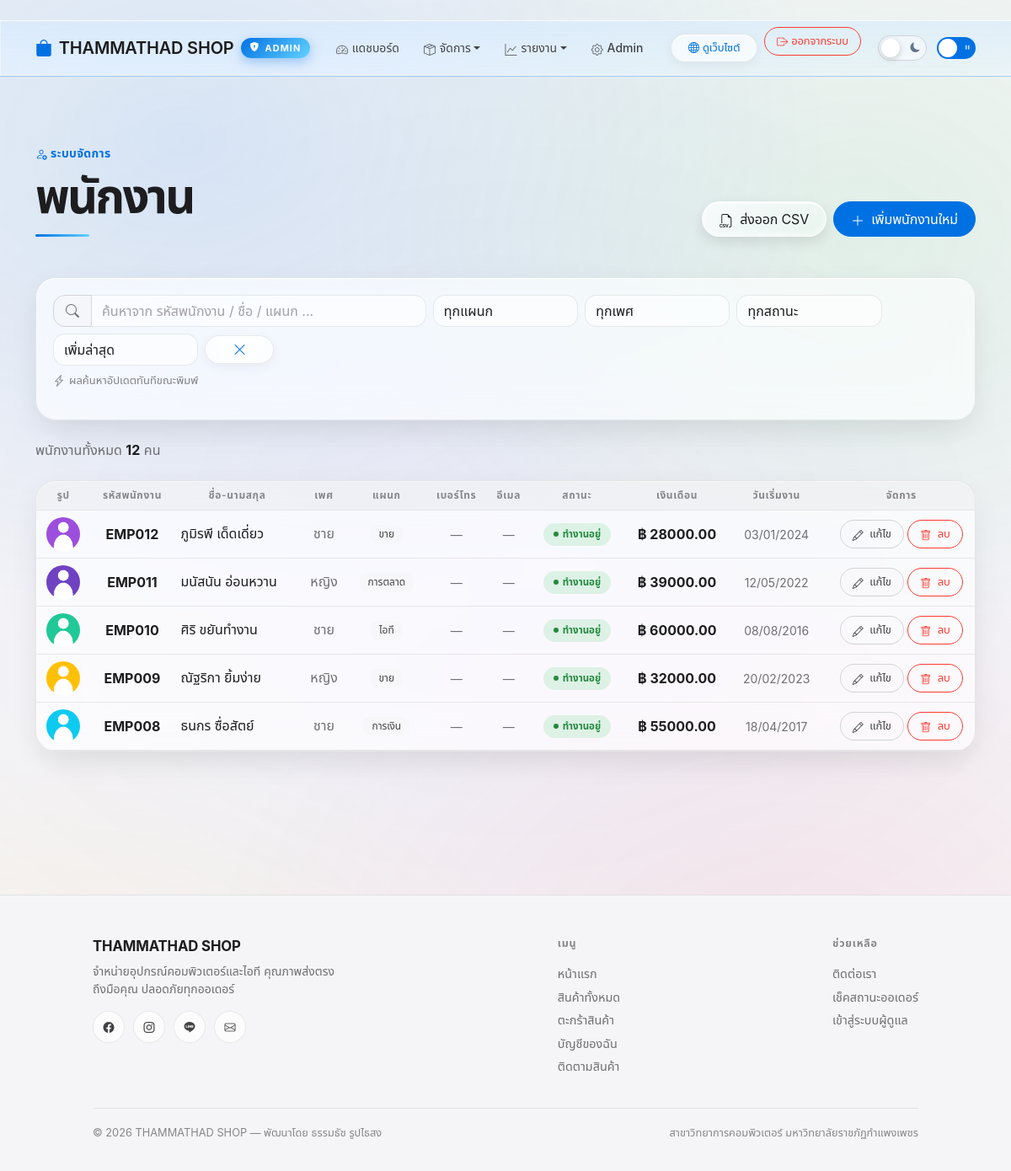
Page /employees/ (signed in) on the committed database.
### myapp/models.py (models this page shows, shortened)
class Employee(models.Model):
    GENDER_CHOICES = [
        ('M', 'ชาย'),
        ('F', 'หญิง'),
        ('O', 'อื่นๆ'),
    ]
    STATUS_CHOICES = [
        ('active', 'ทำงานอยู่'),
        ('leave', 'ลาพัก'),
        ('resigned', 'ลาออกแล้ว'),
    ]
    emp_code = models.CharField(max_length=20, unique=True, verbose_name="รหัสพนักงาน")
    name = models.CharField(max_length=150, verbose_name="ชื่อ-นามสกุล")
    gender = models.CharField(max_length=1, choices=GENDER_CHOICES, default='M', verbose_name="เพศ")
    department = models.CharField(max_length=100, verbose_name="แผนก")
    email = models.EmailField(blank=True, verbose_name="อีเมล")
    phone = models.CharField(max_length=25, blank=True, verbose_name="เบอร์โทรศัพท์")
    status = models.CharField(max_length=10, choices=STATUS_CHOICES, default='active', verbose_name="สถานะ")
    salary = models.DecimalField(max_digits=10, decimal_places=2, verbose_name="เงินเดือน (บาท)")
    hire_date = models.DateField(verbose_name="วันที่เริ่มงาน")
    address = models.TextField(blank=True, verbose_name="ที่อยู่")
    avatar = models.ImageField(upload_to='employees/', blank=True, null=True, verbose_name="รูปถ่ายพนักงาน")
    created_at = models.DateTimeField(auto_now_add=True, verbose_name="วันที่บันทึก")
    objects = EmployeeManager()

### myapp/views.py (the view)
# urls.py: path('employees/', views.EmployeeListView.as_view(), name='employee_list'),
class EmployeeListView(LiveSearchListView):
    model = Employee
    template_name = 'employee_list.html'
    partial_template_name = 'employee_rows.html'
    filter_params = ('department', 'gender', 'status')
    def filter_queryset(self, queryset):
        params = self.request.GET
        return (
            queryset
            .of_department(params.get('department', '').strip())
            .with_gender(params.get('gender', '').strip())
            .with_status(params.get('status', '').strip())
        )
    def get_context_data(self, **kwargs):
        context = super().get_context_data(**kwargs)
        context['departments'] = Employee.objects.department_choices()
        return context

### myapp/context_processors.py (called while the page is built)
def cart_context(request):
    try:
        return {'cart_count': Cart(request.session).count}
    except (ValueError, TypeError, KeyError):
        return {'cart_count': 0}

### myapp/models.py (called while the page is built)
    def search(self, term):
        if not term:
            return self
        conditions = Q()
        for field in self.SEARCH_FIELDS:
            conditions |= Q(**{f'{field}__icontains': term})
        return self.filter(conditions)

    def of_department(self, department):
        return self.filter(department__iexact=department) if department else self

    def with_gender(self, gender):
        return self.filter(gender=gender) if gender in ('M', 'F', 'O') else self

    def with_status(self, status):
        return self.filter(status=status) if status in ('active', 'leave', 'resigned') else self

    def sorted_by(self, key=None):
        return self.order_by(self.SORT_MAP.get(key, self.DEFAULT_SORT))

    def department_choices(self):
        return (
            self.exclude(department='')
            .order_by('department')
            .values_list('department', flat=True)
            .distinct()
        )

### myapp/services.py (called while the page is built, shortened)
    def lines(self):
        if not self._raw:
            return []

    @property
    def count(self):
        return sum(line['quantity'] for line in self.lines())

### myapp/views.py (called while the page is built)
    def dispatch(self, request, *args, **kwargs):
        if not (request.user.is_authenticated and request.user.is_staff):
            return self.handle_no_permission()
        return super().dispatch(request, *args, **kwargs)

    def get_queryset(self):
        queryset = super().get_queryset()
        query = self.request.GET.get('q', '').strip()
        queryset = queryset.search(query)
        queryset = self.filter_queryset(queryset)
        sort = self.request.GET.get('sort', self.default_sort)
        return queryset.sorted_by(sort)

    def render_to_response(self, context):
        if self.partial_template_name and self.request.headers.get('X-Requested-With') == 'fetch':
            return render(self.request, self.partial_template_name, context)
        return super().render_to_response(context)

### myapp/templates/employee_list.html (shortened to what this page needs)
{% extends 'adminbase.html' %}
{% block content %}
<section class="page-section">
    <div class="container">
        <div class="d-flex justify-content-between align-items-end flex-wrap gap-3 mb-5" data-motion="reveal">
            <div>
                <p class="eyebrow mb-2"><i class="bi bi-person-gear"></i> ระบบจัดการ</p>
                <h1 class="page-title mb-0">พนักงาน</h1>
            </div>
            {% if user.is_staff %}
                <div class="d-flex gap-2">
                    <a href="{% url 'employee_export' %}" class="btn btn-light lens-btn"><i class="bi bi-filetype-csv me-1"></i> ส่งออก CSV</a>
                    <a href="{% url 'employee_create' %}" class="btn btn-primary"><i class="bi bi-plus-lg me-1"></i> เพิ่มพนักงานใหม่</a>
                </div>
            {% else %}
                <a href="{% url 'staff_login' %}?next={{ request.path|urlencode }}" class="btn btn-outline-primary"><i class="bi bi-shield-lock me-1"></i> เข้าสู่ระบบเพื่อจัดการ</a>
            {% endif %}
        </div>
        <div class="card panel-card--tight mb-4" data-motion="reveal" data-dir="zoom">
            <form method="GET" id="empSearchForm" class="emp-search-form">
                <div class="row g-2 align-items-center">
                    <div class="col-lg-5">
                        <div class="input-group emp-search-group">
                            <span class="input-group-text emp-search-icon">
                                <i class="bi bi-search"></i>
                            </span>
                            <input type="text" name="q" value="{{ query }}" class="form-control" id="empSearchInput" placeholder="ค้นหาจาก รหัสพนักงาน / ชื่อ / แผนก ..." autocomplete="off">
                        </div>
                    </div>
                    <div class="col-6 col-lg-2">
                        <select name="department" class="form-select" aria-label="กรองตามแผนก">
                            <option value="">ทุกแผนก</option>
                        </select>
                    </div>
                    <div class="col-6 col-lg-2">
                        <select name="gender" class="form-select" aria-label="กรองตามเพศ">
                            <option value="">ทุกเพศ</option>
                        </select>
                    </div>
                    <div class="col-6 col-lg-2">
                        <select name="status" class="form-select" aria-label="กรองตามสถานะ">
                            <option value="">ทุกสถานะ</option>
                        </select>
                    </div>
                    <div class="col-6 col-lg-2">
                        <select name="sort" class="form-select" aria-label="เรียงลำดับ">
                            <option value="newest" {% if sort == 'newest' %}selected{% endif %}>เพิ่มล่าสุด</option>
                        </select>
                    </div>
                    <div class="col-6 col-lg-1 d-flex gap-2">
                        <button type="button" id="empClear" class="btn btn-light emp-clear d-none" title="ล้างตัวกรองทั้งหมด"><i class="bi bi-x-lg"></i></button>
                    </div>
                </div>
                <div class="form-hint mt-2 emp-live-hint"><i class="bi bi-lightning-charge"></i> ผลค้นหาอัปเดตทันทีขณะพิมพ์</div>
            </form>
        </div>
        <p class="text-muted-apple mb-4" id="empCountWrap">
            {% if has_filter %}
                พบ <strong class="result-count">{{ total }}</strong> คน{% if query %} ที่ตรงกับ "{{ query }}"{% endif %}
            {% else %}
                พนักงานทั้งหมด <strong class="result-count">{{ total }}</strong> คน
            {% endif %}
        </p>
        <div class="card panel-card--flush" data-motion="reveal" data-dir="zoom">
            <div class="table-responsive">
                <table class="table align-middle text-center mb-0 table-cardify">
                    <thead>
                        <tr>
                            <th>รูป</th><th>รหัสพนักงาน</th><th>ชื่อ-นามสกุล</th><th>เพศ</th>
                            <th>แผนก</th><th>เบอร์โทร</th><th>อีเมล</th><th>สถานะ</th><th>เงินเดือน</th><th>วันเริ่มงาน</th>
                            {% if user.is_staff %}<th>จัดการ</th>{% endif %}
                        </tr>
                    </thead>
                    <tbody data-motion="stagger" id="empTableBody" class="live-fade">
                        {% for employee in page_obj %}
                        <tr>
                            <td data-label="รูป">
                                {% if employee.avatar %}
                                    <img src="{{ employee.avatar.url }}" alt="{{ employee.name }}" width="40" height="40" class="rounded-circle emp-avatar table-avatar">
                                {% else %}
                                    <div class="rounded-circle d-inline-flex align-items-center justify-content-center emp-avatar table-avatar placeholder-avatar"><i class="bi bi-person"></i></div>
                                {% endif %}
                            </td>
                            <td class="fw-bold employee-code" data-label="รหัส">{{ employee.emp_code }}</td>
                            <td class="fw-medium text-start" data-label="ชื่อ-นามสกุล">{{ employee.name }}</td>
                            <td class="text-muted-apple" data-label="เพศ">{{ employee.get_gender_display }}</td>
                            <td data-label="แผนก"><span class="badge bg-info-subtle department-badge">{{ employee.department }}</span></td>
                            <td class="text-muted-apple small" data-label="เบอร์โทร">{{ employee.phone|default:"—" }}</td>
                            <td class="text-muted-apple small" data-label="อีเมล">{{ employee.email|default:"—" }}</td>
                            <td data-label="สถานะ"><span class="emp-status status-{{ employee.status }}">{{ employee.get_status_display }}</span></td>
                            <td class="fw-bold" data-label="เงินเดือน">฿ {{ employee.salary|floatformat:2 }}</td>
                            <td class="text-muted-apple small" data-label="วันเริ่มงาน">{{ employee.hire_date|date:"d/m/Y" }}</td>
                            {% if user.is_staff %}
                                <td class="actions-cell" data-label="จัดการ">
                                    <a href="{% url 'employee_update' employee.pk %}" class="btn btn-sm btn-outline-warning"><i class="bi bi-pencil me-1"></i> แก้ไข</a>
                                    <form method="POST" action="{% url 'employee_delete' employee.pk %}" class="d-inline" data-confirm="ต้องการลบข้อมูลพนักงานคนนี้ใช่หรือไม่ การลบไม่สามารถย้อนกลับได้">
                                        <button type="submit" class="btn btn-sm btn-outline-danger"><i class="bi bi-trash me-1"></i> ลบ</button>
                                    </form>
                                </td>
                            {% endif %}
                        </tr>
                        {% empty %}
                        <tr><td colspan="{% if user.is_staff %}11{% else %}10{% endif %}" class="text-center py-5 text-muted-apple">
                            <i class="bi bi-inbox empty-state-icon"></i>
                            <h5 class="mt-3">{% if has_filter %}ไม่พบพนักงานที่ตรงกับการค้นหาหรือตัวกรอง{% else %}ยังไม่มีข้อมูลพนักงานในระบบ{% endif %}</h5>
                        </td></tr>
                        {% endfor %}
                    </tbody>
                </table>
            </div>
        </div>
        <div id="empPagination">
        </div>
    </div>
</section>
{% endblock %}

### myapp/static/css/effects/fx-reveal.css (style rules this page uses)
[data-motion="reveal"] { opacity: 0; transform: translateY(36px); transition: opacity 1s var(--ease-apple), transform 1s var(--ease-apple); will-change: transform, opacity; }
[data-motion="reveal"].in { opacity: 1; transform: none; will-change: auto; }
[data-motion="reveal"][data-dir="zoom"] { transform: scale(0.92); }
[data-motion="reveal"][data-dir="zoom"].in { transform: scale(1); }
[data-motion="stagger"] > * { opacity: 0; transform: translateY(28px); transition: opacity 0.9s var(--ease-apple), transform 0.9s var(--ease-apple); transition-delay: var(--d, 0s); will-change: transform, opacity; }
[data-motion="stagger"].in > * { opacity: 1; transform: none; will-change: auto; }
.section-heading, .page-title { position: relative; padding-bottom: 14px; }
.section-heading::after, .page-title::after { content: ""; position: absolute; left: 0; bottom: 0; height: 3px; width: 64px; border-radius: 2px; background: linear-gradient(90deg, var(--apple-blue), #64d2ff); transform: scaleX(0); transform-origin: 0 50%; transition: transform 0.9s var(--ease-apple-out) 0.35s; }
body.loaded .section-heading::after, body.loaded .page-title::after { transform: scaleX(1); }

### myapp/templates/employee_list.html (style rules this page uses)
.emp-search-form .input-group-text { border-radius: 14px 0 0 14px; }
#empTableBody, .table-responsive table { min-width: 1120px; }
.table-responsive { scrollbar-width: none; -ms-overflow-style: none; }
.emp-search-icon { gap: 6px; min-width: 46px; justify-content: center; }
.emp-search-form.js-live .emp-clear { display: inline-flex !important; align-items: center; justify-content: center; flex: 1; }
.emp-live-hint { opacity: .85; }
.table-cardify tr { animation: rowIn .45s var(--ease-apple) backwards; }
.table-cardify tr:nth-child(1) { animation-delay: .02s; }
.table-cardify tr:nth-child(2) { animation-delay: .07s; }
.table-cardify tr:nth-child(3) { animation-delay: .12s; }
.table-cardify tr:nth-child(4) { animation-delay: .17s; }
.table-cardify tr:nth-child(5) { animation-delay: .22s; }
.emp-avatar { transition: transform .35s cubic-bezier(.28,.11,.32,1); }

### rows in the picture
Employee: avatar (picture), emp_code "EMP012", name "ภูมิรพี เด็ดเดี่ยว", gender "ชาย", department "ขาย", phone "—", email "—", status "ทำงานอยู่", salary "28000.00", hire_date "03/01/2024"
Employee: avatar (picture), emp_code "EMP011", name "มนัสนัน อ่อนหวาน", gender "หญิง", department "การตลาด", phone "—", email "—", status "ทำงานอยู่", salary "39000.00", hire_date "12/05/2022"
Employee: avatar (picture), emp_code "EMP010", name "ศิริ ขยันทำงาน", gender "ชาย", department "ไอที", phone "—", email "—", status "ทำงานอยู่", salary "60000.00", hire_date "08/08/2016"
Employee: avatar (picture), emp_code "EMP009", name "ณัฐริกา ยิ้มง่าย", gender "หญิง", department "ขาย", phone "—", email "—", status "ทำงานอยู่", salary "32000.00", hire_date "20/02/2023"
Employee: avatar (picture), emp_code "EMP008", name "ธนกร ซื่อสัตย์", gender "ชาย", department "การเงิน", phone "—", email "—", status "ทำงานอยู่", salary "55000.00", hire_date "18/04/2017"

### other values in the picture
{{ total }} "12"
